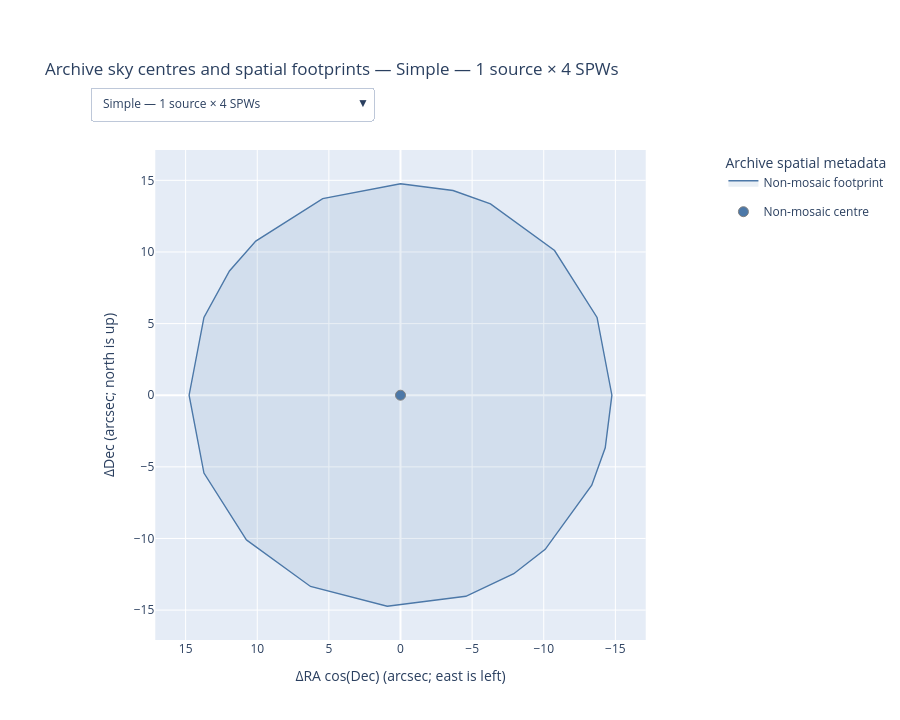

Notebook code for this chart:
### Code cell
spatial_figure_options = []


for case_name, member_uid in (
    representative_members.items()
):
    (
        spatial_figure,
        reference_coordinate,
        spatial_records,
    ) = build_spatial_footprint_figure(
        member_uid=member_uid,
        show_footprints=True,
        show_centres=True,
        show_labels=False,
    )

    spatial_figure_options.append(
        (
            case_name,
            spatial_figure,
        )
    )


standalone_spatial_figure = (
    combine_plotly_figures_with_dropdown(
        spatial_figure_options
    )
)


standalone_spatial_figure.show(
    config={
        "responsive": True,
        "displaylogo": False,
        "scrollZoom": True,
    }
)
